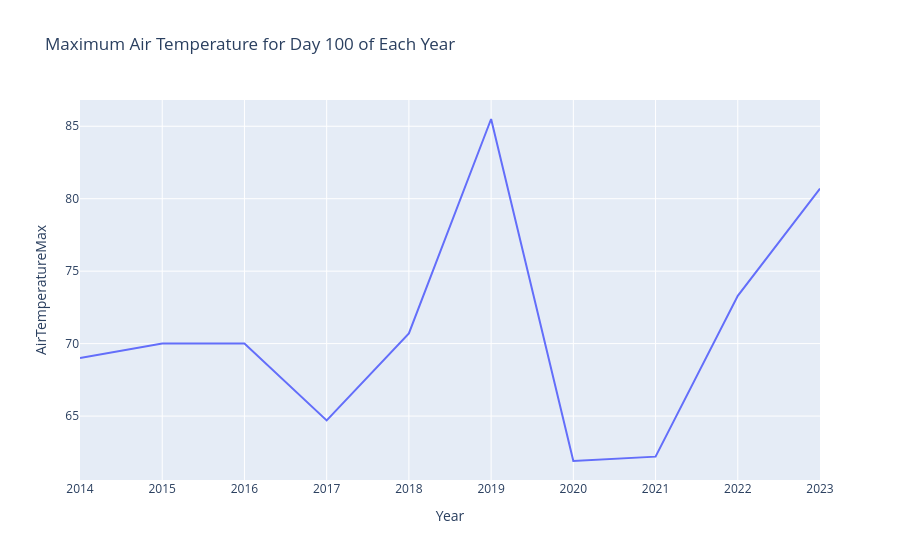

Notebook source saved alongside this figure:
### Markdown cell above
Let's graph the data for a single day each year - how about day 100?

### Code cell
# Graph the temperature for day 100 of each year
day_100_df = combined_df[combined_df["Timestamp"] == 100]
fig = px.line(day_100_df, x="Year", y="AirTemperatureMax", title="Maximum Air Temperature for Day 100 of Each Year")
fig.show()

### Figure 1 — Plotly figure (JSON) as saved in the notebook; plotly's stock layout.template omitted (floating-point values rounded to 4 significant figures)
{"data": [{"hovertemplate": "Year=%{x}<br>AirTemperatureMax=%{y}<extra></extra>", "legendgroup": "", "line": {"color": "#636efa", "dash": "solid"}, "marker": {"symbol": "circle"}, "mode": "lines", "name": "", "orientation": "v", "showlegend": false, "type": "scatter", "x": [2014, 2015, 2016, 2017, 2018, 2019, 2020, 2021, 2022, 2023], "xaxis": "x", "y": [69.0, 70.0, 70.0, 64.7, 70.7, 85.5, 61.9, 62.2, 73.3, 80.7], "yaxis": "y"}], "layout": {"legend": {"tracegroupgap": 0}, "title": {"text": "Maximum Air Temperature for Day 100 of Each Year"}, "xaxis": {"anchor": "y", "domain": [0, 1], "title": {"text": "Year"}}, "yaxis": {"anchor": "x", "domain": [0, 1], "title": {"text": "AirTemperatureMax"}}}}
